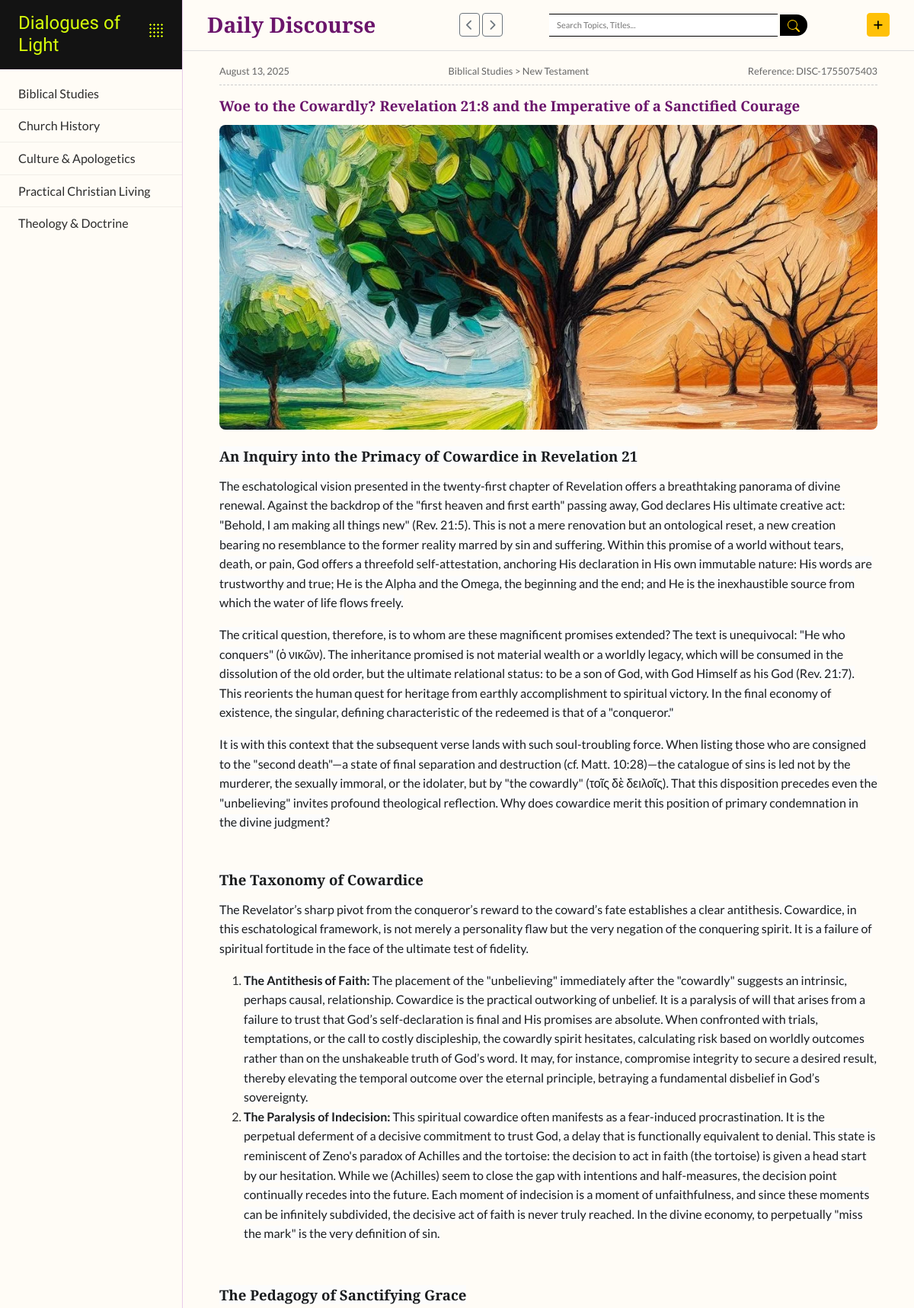
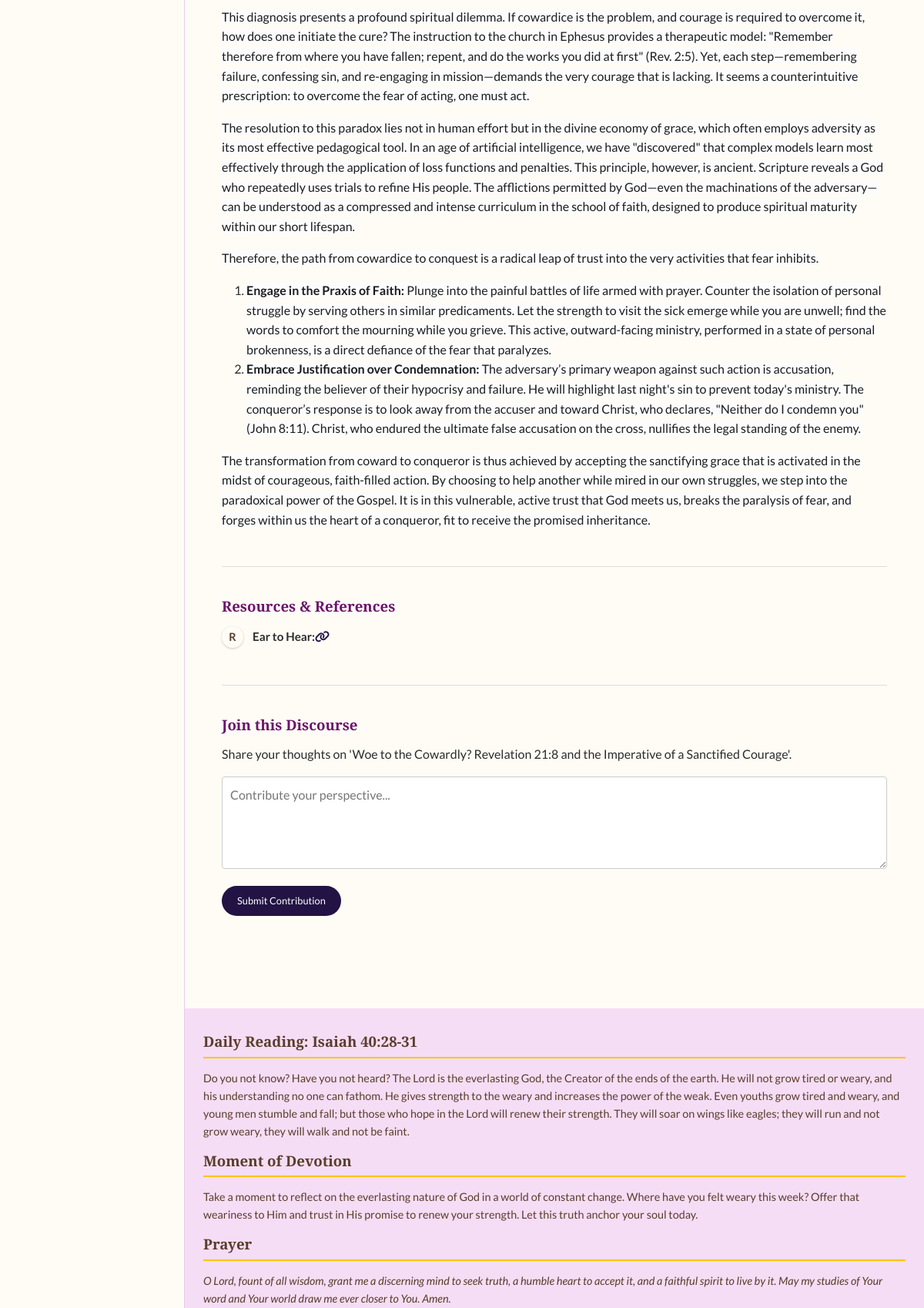
Screenshot of /discourse/dialogues?discourse_id=7 (upper part) with the database file from the repository (2 pictures, top to bottom).
### app/dol_db/models.py (models this page shows, shortened)
class Resource(db.Model):
    __tablename__ = 'resources'
    id = db.Column(db.Integer, primary_key=True)
    discourse_id = db.Column(db.Integer, db.ForeignKey('discourse_blogs.id'), nullable=False)
    type = db.Column(db.Enum(ResourceType), nullable=False)
    name = db.Column(db.String(200), nullable=False) # e.g., "Psalm 19:1" or "On the Incarnation"
    medium = db.Column(db.Enum(ResourceMedium)) # e.g., "Book", "Journal Article"
    link = db.Column(db.String(512)) # URL or reference text
    discourse = db.relationship('DiscourseBlog', back_populates='resources')

class Category(db.Model):
    __tablename__ = 'categories'
    id = db.Column(db.Integer, primary_key=True)
    name = db.Column(db.String(100), unique=True, nullable=False)
    subcategories = db.relationship('SubCategory', back_populates='category', lazy=True, cascade="all, delete-orphan")

class SubCategory(db.Model):
    __tablename__ = 'subcategories'
    id = db.Column(db.Integer, primary_key=True)
    name = db.Column(db.String(100), nullable=False)
    category_id = db.Column(db.Integer, db.ForeignKey('categories.id'), nullable=False)
    category = db.relationship('Category', back_populates='subcategories')
    discourses = db.relationship('DiscourseBlog', back_populates='subcategory', lazy='dynamic')
    __table_args__ = (db.UniqueConstraint('name', 'category_id', name='_name_category_uc'),)

class DiscourseBlog(db.Model):
    __tablename__ = 'discourse_blogs'
    id = db.Column(db.Integer, primary_key=True)
    user_id = db.Column(db.Integer, db.ForeignKey('users.id'), nullable=False)
    subcategory_id = db.Column(db.Integer, db.ForeignKey('subcategories.id'), nullable=False)
    reference = db.Column(db.String(50), unique=True, nullable=False, index=True)
    title = db.Column(db.String(255), nullable=False)
    body = db.Column(db.Text, nullable=False)
    date_posted = db.Column(db.DateTime, default=datetime.utcnow, index=True)
    is_approved = db.Column(db.Boolean, default=False, nullable=False)
    featured_image = db.Column(db.String(255), nullable=True)
    author = db.relationship('User', back_populates='discourses')
    resources = db.relationship('Resource', back_populates='discourse', lazy='joined', cascade="all, delete-orphan")
    comments = db.relationship('DiscourseComment', back_populates='discourse', lazy='dynamic', cascade="all, delete-orphan")
    subcategory = db.relationship('SubCategory', back_populates='discourses')

### app/dol_discourse/disc_routes.py (the view)
@discourse_bp.route('/')
@discourse_bp.route('/dialogues')
def dialogues():
    requested_discourse_id = request.args.get('discourse_id', type=int)
    content_to_load = None
    query_options = [
        joinedload(DiscourseBlog.subcategory).joinedload(SubCategory.category),
        joinedload(DiscourseBlog.author),
        joinedload(DiscourseBlog.resources) # Also load resources for display
    ]
    if requested_discourse_id:
        current_app.logger.info(f"Loading specific discourse with ID: {requested_discourse_id}")
        content_to_load = DiscourseBlog.query.options(*query_options).get(requested_discourse_id)
    else:
        current_app.logger.info("Loading latest discourse.")
        content_to_load = DiscourseBlog.query.filter_by(is_approved=True)\
                                          .order_by(DiscourseBlog.date_posted.desc())\
                                          .options(*query_options)\
                                          .first()
    return render_template(
        'dialogues.html',
        initial_content=content_to_load
    )

### app/dol_discourse/disc_routes.py (called while the page is built)
@discourse_bp.app_context_processor
def inject_enums_for_discourse_templates():
    def get_resource_types():
        return list(ResourceType)
    def get_resource_mediums():
        return list(ResourceMedium)
    return dict(
        get_resource_types=get_resource_types,
        get_resource_mediums=get_resource_mediums
    )

### app/routes.py (called while the page is built)
@bp.app_context_processor
def inject_now():
    return {'now': datetime.utcnow}

### app/dol_discourse/templates/discourse/dialogues.html (shortened to what this page needs)
{% extends "layout.html" %}
{% block content %}
    <div class="sticky-main-header d-flex justify-content-between align-items-center g-5">
        <h3 class="me-5 mb-0">Daily Discourse</h3>
        <div class="discourse-navigation-controls">
            <button id="prev-discourse-btn" class="btn btn-outline-secondary btn-sm" title="Previous Discourse" {% if not initial_content %}disabled{% endif %}>
                <i class="fa fa-chevron-left"></i>
            </button>
            <button id="next-discourse-btn" class="btn btn-outline-secondary btn-sm" title="Next Discourse" {% if not initial_content %}disabled{% endif %}>
                <i class="fa fa-chevron-right"></i>
            </button>
        </div>
        <div>
            <input type="text" class="search-input" placeholder="Search Topics, Titles..." id="searchInput">
            <button class="search-button">
                <svg xmlns="http://www.w3.org/2000/svg" width="16" height="16" fill="currentColor" class="bi bi-search" viewBox="0 0 16 16"><path d="M11.742 10.344a6.5 6.5 0 1 0-1.397 1.398h-.001q.044.06.098.115l3.85 3.85a1 1 0 0 0 1.415-1.414l-3.85-3.85a1 1 0 0 0-.115-.1zM12 6.5a5.5 5.5 0 1 1-11 0 5.5 5.5 0 0 1 11 0"/></svg>
            </button>
        </div>
        <div class="d-flex align-items-center ms-3">
            <a href="{{ url_for('discourse.new_discourse_editor') }}" class="btn btn-warning btn-sm">
                <i class="fa fa-plus"></i>
            </a>
        </div>
    </div>
    <div class="discourse-container" id="discourse-content-wrapper" data-initial-discourse-id="{{ initial_content.id if initial_content else '' }}">
        {% if initial_content %}
            <section id="discourse-section">
                <div class="discourse-meta">
                    <span id="discourse-date">{{ initial_content.date_posted.strftime('%B %d, %Y') }}</span>
                    {% if initial_content.subcategory and initial_content.subcategory.category %}
                        <span class="discourse-category">
                            {{ initial_content.subcategory.category.name }} > {{ initial_content.subcategory.name }}
                        </span>
                    {% endif %}
                    <span id="discourse-ref">Reference: {{ initial_content.reference }}</span>
                </div>
                <h4 id="discourse-title">{{ initial_content.title }}</h4>
                <div id="featured-image-container">
                    {% if initial_content.featured_image %}
                    <img src="{{ url_for('static', filename='uploads/discourse_images/' + initial_content.featured_image) }}" alt="{{ initial_content.title }}" class="featured-image">
                    {% endif %}
                </div>
                <div id="discourse-body">
                    {{ initial_content.body | safe }}
                </div>
            </section>
            <section id="resources-section">
                <h4>Resources & References</h4>
                <ul id="resource-list">
                    {% for resource in initial_content.resources %}
                    <li>
                        <span class="resource-type {{ resource.type.value | lower | replace(' ', '-') }}">{{ resource.type.value[0] }}</span>
                        <strong>{{ resource.name }}:</strong>
                        {% if resource.link %}
                            <a href="{{ resource.link }}" target="_blank" rel="noopener noreferrer">
                                {% if resource.type.name == 'SCRIPTURE' %}
                                    <i class="fas fa-book-bible" aria-hidden="true" title="Read Scripture"></i>
                                {% else %}
                                    <i class="fas fa-link" aria-hidden="true" title="External Link"></i>
                                {% endif %}
                            </a>
                        {% endif %}
                    </li>
                    {% else %}
                    <li>No resources are listed for this discourse.</li>
                    {% endfor %}
                </ul>
            </section>
            <section id="contribute-section">
                <h4>Join this Discourse</h4>
                <p id="contribute-prompt">Share your thoughts on '{{ initial_content.title }}'.</p>
                <textarea placeholder="Contribute your perspective..."></textarea>
                <div class="d-flex justify-content-between">
                    <button class="btn btn-sm btn-primary">Submit Contribution</button>
                </div>
            </section>
        {% endif %}
    </div>
{% endblock %}

### app/templates/layout.html (shortened to what this page needs)
<!DOCTYPE html>
<html lang="en">
<head>
    <link rel="stylesheet" href="https://cdnjs.cloudflare.com/ajax/libs/font-awesome/6.4.0/css/all.min.css">
    <link rel="stylesheet" href="{{ url_for('static', filename='css/bootstrap.min.css') }}">
    <link rel="stylesheet" href="{{ url_for('static', filename='css/bootstrap-icons.css') }}">
    <link rel="stylesheet" href="{{ url_for('static', filename='css/style.css') }}">
</head>
<body>
    <div class="site-grid">
        <nav class="main-nav " id="main-nav">
            <div class="logo-dropdown" >
                <div class="logo">
                    <a href="{{ url_for('main.splash') }}">
                        <h1>Dialogues of Light</h1>
                    </a>
                </div>
                <div class="header-accent-dots" id="logo-dropdown-trigger"></div>
            </div>
            <ul>
                {% for category in sidebar_data %}
                <li>
                    <a href="#" class="main-topic-link" data-topic-id="{{ category.id }}">
                        <span>{{ category.name }}</span>
                    </a>
                </li>
                {% endfor %}
            </ul>
        </nav>
        <main class="main-content">
            {% block content %}{% endblock %}
        </main>
        <aside class="right-sidebar">
            <div class="daily-content">
                <section id="daily-reading">
                    <h4>{{ daily_data.get('reading', {}).get('title', 'Daily Reading') }}</h4>
                    <p>{{ daily_data.get('reading', {}).get('body', 'Content unavailable.') }}</p>
                </section>
                <section id="daily-devotion">
                    <h4>{{ daily_data.get('devotion', {}).get('title', 'Moment of Devotion') }}</h4>
                    <p>{{ daily_data.get('devotion', {}).get('body', 'Content unavailable.') }}</p>
                </section>
                <section id="daily-prayer">
                    <h4>{{ daily_data.get('prayer', {}).get('title', 'Prayer') }}</h4>
                    <p><em>{{ daily_data.get('prayer', {}).get('body', 'Content unavailable.') }}</em></p>
                </section>
            </div>
        </aside>
    </div>
</body>
</html>

### rows the page displays
Resource: name "Biblical Studies", type "R", name "Ear to Hear"
SubCategory: name "Church History"
SubCategory: name "Culture & Apologetics"
SubCategory: name "Practical Christian Living"
SubCategory: name "Theology & Doctrine"
DiscourseBlog: date_posted "August 13, 2025", reference "DISC-1755075403", title "Woe to the Cowardly? Revelation 21:8 and the Imperative of a Sanctified Courage", featured_image (picture), body "An Inquiry into the Primacy of Cowardice in Revelation 21 The eschatological vision presented in the twenty-first chapter of Revelation offers a breathtaking panorama of divine renewal. Against the backdrop of the \"first heaven and first earth\" passing away, God declares His ultimate creative act: \"Behold, I am making all things new\" (Rev. 21:5). This is not a mere renovation but an ontological reset, a new creation bearing no resemblance to the former reality marred by sin and suffering. Within this promise of a world without tears, death, or pain, God offers a threefold self-attestation, anchoring His declaration in His own immutable nature: His words are trustworthy and true; He is the…"
Category: subcategory.category.name "Biblical Studies"
SubCategory: subcategory.name "New Testament"

### other values shown
{{ daily_data.get('reading', {}).get('title', 'Daily Reading') }} "Daily Reading: Isaiah 40:28-31"
{{ daily_data.get('devotion', {}).get('title', 'Moment of Devotion') }} "Moment of Devotion"
{{ daily_data.get('prayer', {}).get('title', 'Prayer') }} "Prayer"
